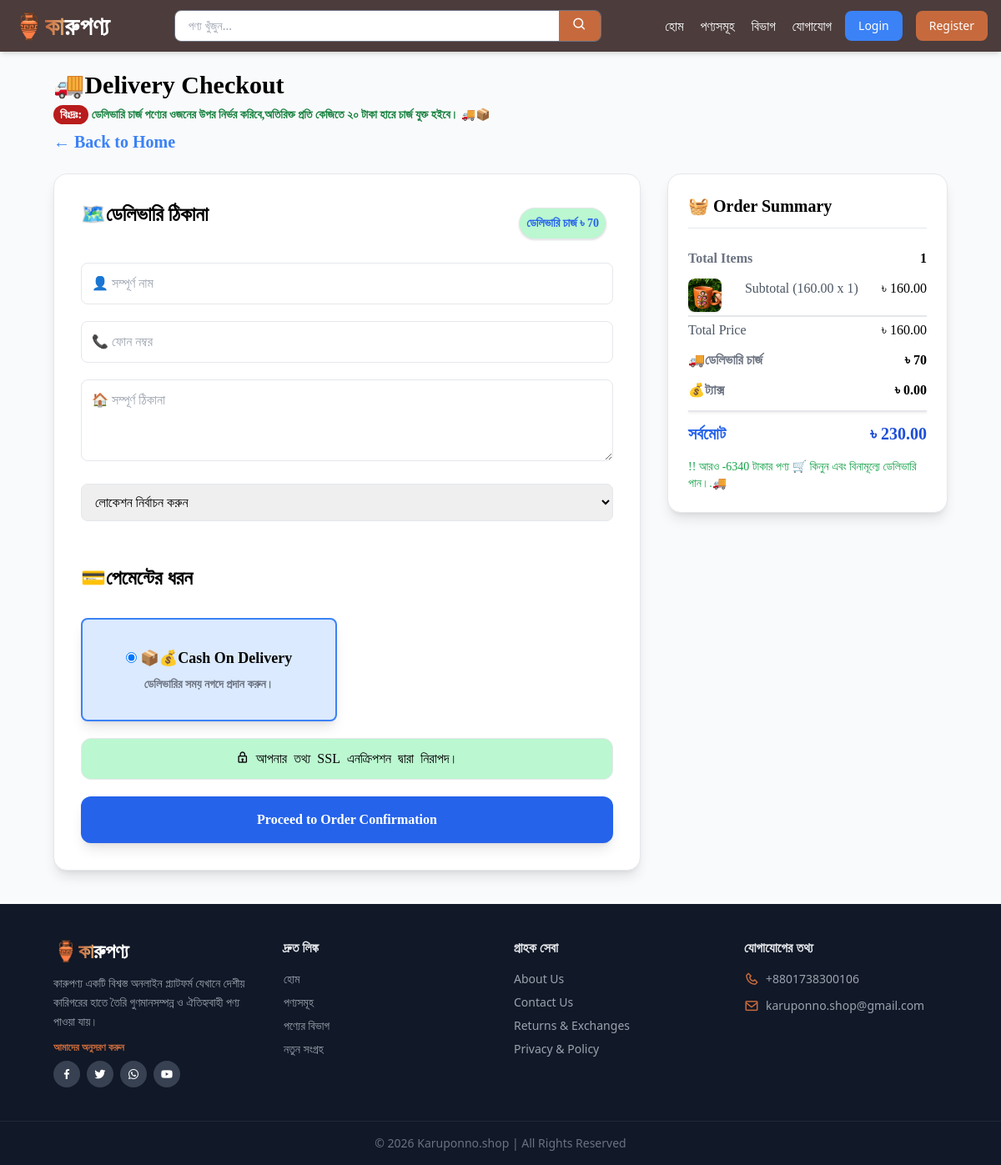
Screenshot of /checkout/?product_id=65&quantity=1 with the database file from the repository.
### backend/models.py (models this page shows, shortened)
class Product(models.Model):
    product_name=models.CharField(max_length=100)
    slug=models.SlugField(max_length=50,unique=True)
    category=models.ForeignKey(Category,on_delete=models.CASCADE)
    description=models.TextField(blank=True)
    price=models.DecimalField(max_digits=10,decimal_places=2)
    old_price=models.DecimalField(max_digits=10,decimal_places=2,null=True,blank=True)
    stock=models.PositiveBigIntegerField(default=1)
    available=models.BooleanField(default=True)
    weight=models.DecimalField(max_digits=10,decimal_places=2,null=True,blank=True,help_text="Weight in kg")
    main_image=models.ImageField(upload_to='products/%Y/%m/%d')
    created_date=models.DateTimeField(auto_now_add=True)
    updated_date=models.DateTimeField(auto_now=True)
    product_details=models.TextField(null=True,blank=True)
    order = models.PositiveIntegerField(default=0)
    class Meta:
        ordering = ['order']

### backend/views/order_views.py (the view, shortened to what this page needs)
# urls.py: path('checkout/', views.checkout, name='checkout'),
def checkout(request):
    if not request.user.is_authenticated:
        product_id = request.GET.get('product_id')
        quantity = int(request.GET.get('quantity', 1))
        product = get_object_or_404(Product, id=product_id)
        cart_items = [{
            'product': product,
            'quantity': quantity,
            'total_price': product.price * quantity,
        }]
        total = product.price * quantity
        total_items = quantity
        total_weight = (product.weight or 0) * quantity
    base  = {'dhaka': 70, 'sub_dhaka': 100, 'outside_dhaka': 130}
    extra = {'dhaka': 20, 'sub_dhaka': 20,  'outside_dhaka': 20}
    location = ''
    loc = 'dhaka'
    shipping = base[loc] + (math.ceil(total_weight - 1) * extra[loc] if total_weight > 1 else 0)
    grand_total = total + shipping
    context = {
        'cart_items': cart_items,
        'total': total,
        'total_items': total_items,
        'total_weight': total_weight,
        'shipping': shipping,
        'grand_total': grand_total,
        'location': location,
        'product_id': request.GET.get('product_id', ''),
        'quantity': request.GET.get('quantity', 1),
    }
    return render(request, 'shop/checkout.html', context)

### backend/context_processors.py (called while the page is built)
def cart_item_count(request):
    if request.user.is_authenticated:
        cart_items = Cart.objects.filter(user=request.user)
        total_items = sum(item.quantity for item in cart_items)
    else:
        total_items = 0
    return {'cart_item_count': total_items}

### backend/templates/shop/checkout.html (shortened to what this page needs)
{% extends 'base.html' %}
{% load static %}
{% block content %}
<link href='https://unpkg.com/boxicons@2.1.4/css/boxicons.min.css' rel='stylesheet'>
<div class="font-['Tiro_Bangla'] max-w-7xl mx-auto w-full h-full px-6 md:px-16 py-10">
        <h2 class="text-2xl md:text-3xl font-bold">
            🚚Delivery Checkout
        </h2>
        <p class="text-sm text-green-700 font-semibold my-2"><span class="bg-red-700 text-white px-2 py-1 rounded-full">বিঃদ্রঃ:</span> ডেলিভারি চার্জ পণ্যের ওজনের উপর নির্ভর করিবে,অতিরিক্ত প্রতি কেজিতে ২০ টাকা হারে চার্জ যুক্ত হইবে। 🚚📦</p>
    <div class="mt-2">
        <a href="{% url 'backend:home' %}" class="text-xl md:text-xl font-semibold text-blue-500 hover:text-blue-700">
            ← Back to Home
        </a>
    </div>
    <div class="grid grid-cols-1 lg:grid-cols-3 gap-8 mt-6">
        <div class="lg:col-span-2">
            <div class="bg-white shadow-lg rounded-2xl p-8 border">
                <div class="flex justify-between">
                    <h1 class="text-2xl font-bold">🗺️ডেলিভারি ঠিকানা</h1>
                    <h3
                        class="text-sm font-semibold bg-green-200 rounded-full text-blue-600 py-2 m-2 p-2 border shadow">
                        ডেলিভারি চার্জ
                        <span id="topShippingText">
                            {% if shipping == 0 %}
                            <span class="text-white bg-green-500 rounded-full px-4 py-1">ফ্রি</span>
                            {% else %}
                            <span class="font-bold">৳ {{ shipping }}</span>
                            {% endif %}
                        </span>
                    </h3>
                </div>
                <form method="POST" class="space-y-5">
                    <input type="text" name="full_name" placeholder="👤 সম্পূর্ণ নাম"
                        class="border p-3 rounded-lg w-full focus:ring-2 focus:ring-blue-400" required>
                    <input type="text" name="phone" placeholder="📞 ফোন নম্বর"
                        class="border p-3 rounded-lg w-full focus:ring-2 focus:ring-blue-400" required>
                    <textarea name="address" placeholder="🏠 সম্পূর্ণ ঠিকানা"
                        class="border p-3 rounded-lg w-full focus:ring-2 focus:ring-blue-400" rows="3"
                        required></textarea>
                    <select id="locationSelect" name="location"
                        class="border p-3 rounded-lg w-full focus:ring-2 focus:ring-blue-400" required>
                        <option value="">লোকেশন নির্বাচন করুন</option>
                    </select>
                    <div class="mt-2">
                        <h3 class="text-2xl font-bold mb-8 pt-8">💳পেমেন্টের ধরন</h3>
                        <div class="grid grid-cols-2 gap-6 ">
                            <label class="border-blue-500 shadow-lg border-2 font-semibold p-8 text-center text-sm md:text-lg rounded-lg cursor-pointer bg-blue-100">
                                <input type="radio" name="delivery_level" value="cod"  checked required>
                                📦💰Cash On Delivery
                                <p class="text-sm text-gray-500 mt-2">ডেলিভারির সময় নগদে প্রদান করুন।</p>
                            </label>
                        </div>
                    </div>
                    <div class="border py-3 rounded-xl text-center bg-green-200 ">
                        <h1><i class="bx bx-lock"> আপনার তথ্য SSL এনক্রিপশন দ্বারা নিরাপদ।</i></h1>
                    </div>
                    <button type="submit"
                        class="w-full bg-blue-600 hover:bg-blue-700 text-white py-4 rounded-xl transition font-semibold shadow-lg">
                        Proceed to Order Confirmation
                    </button>
                </form>
            </div>
        </div>
        <div>
            <div class="bg-white shadow-lg rounded-2xl p-6 sticky top-20 border">
                <h3 class="text-xl font-bold mb-6 border-b pb-3">
                    🧺 Order Summary
                </h3>
                <div class="space-y-3 font-semibold text-gray-500">
                    <div class="flex justify-between">
                        <span>Total Items</span>
                        <span class="text-black">{{ total_items }}</span>
                    </div>
                    {% for item in cart_items %}
                    <div class="flex flex-col text-gray-600 font-medium gap-1 mb-2">
                        <div class="flex justify-between">
                            <img src="{{ item.product.main_image.url }}"
                                class="w-10 h-10 object-cover shadow rounded-lg">
                            <span>Subtotal ({{ item.product.price }} x {{ item.quantity }})</span>
                            <span class="text-black">৳ {{ item.total_price|floatformat:2 }}</span>
                        </div>
                        {% endfor %}
                        <hr class="border">
                        <div class="flex justify-between">
                            <span>Total Price</span>
                            <span class="text-black">৳ {{ total|floatformat:2 }}</span>
                        </div>
                    </div>
                    <div class="flex justify-between">
                        <span>🚚ডেলিভারি চার্জ</span>
                        <span id="shippingText" class="text-black">
                            {% if shipping == 0 %}
                            <span class="text-white bg-green-500 rounded-full px-4 py-1">ফ্রি</span>
                            {% else %}
                            ৳ {{ shipping }}
                            {% endif %}
                        </span>
                    </div>
                    <div class="flex justify-between">
                        <span>💰ট্যাক্স</span>
                        <span class="text-black">৳ 0.00</span>
                    </div>
                    <hr class="border shadow">
                    <div class="flex justify-between text-xl font-bold">
                        <span class="text-blue-600">সর্বমোট</span>
                        <span id="grandTotalText" class="text-blue-700">৳ {{ grand_total|floatformat:2 }}</span>
                    </div>
                </div>
                {% if total < 6500 %} <p class="text-sm text-green-600 mt-4">
                    !! আরও {{ -6500|add:total }} টাকার পণ্য 🛒 কিনুন এবং বিনামূল্যে ডেলিভারি পান।.🚚
                    </p>
                    {% else %}
                    <p class="text-sm text-green-600 mt-4">
                        🎉 You got free shipping!
                    </p>
                    {% endif %}
            </div>
        </div>
    </div>
</div>
{% endblock %}

### rows the page displays
Product: product.main_image (picture), product.price "160.00", quantity "1", total_price "160.00"

### other values shown
{{ shipping }} "70"
{{ total_items }} "1"
{{ total|floatformat:2 }} "160.00"
{{ grand_total|floatformat:2 }} "230.00"
{{ -6500|add:total }} "-6340"
